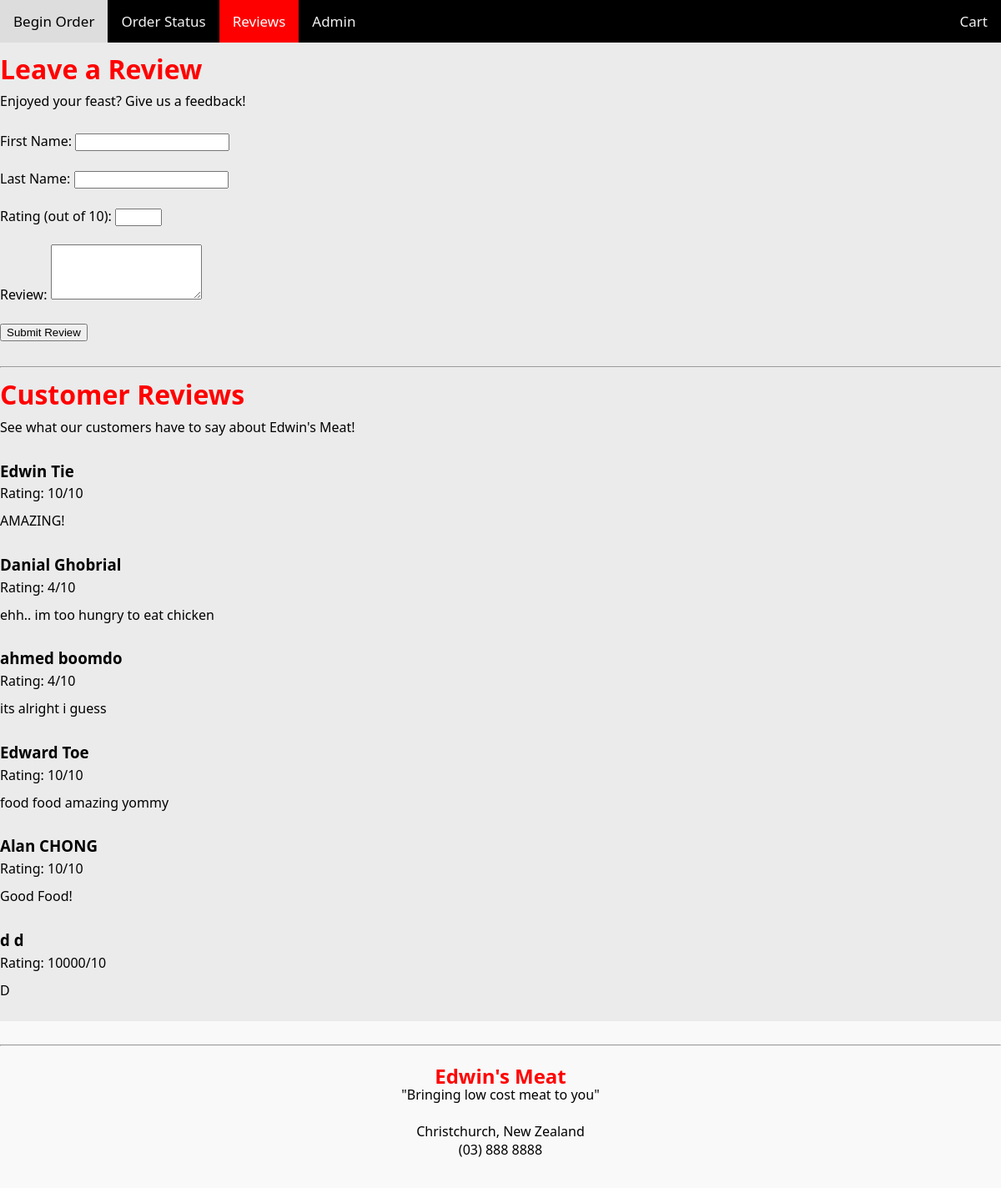
The app's page /reviews, older data.
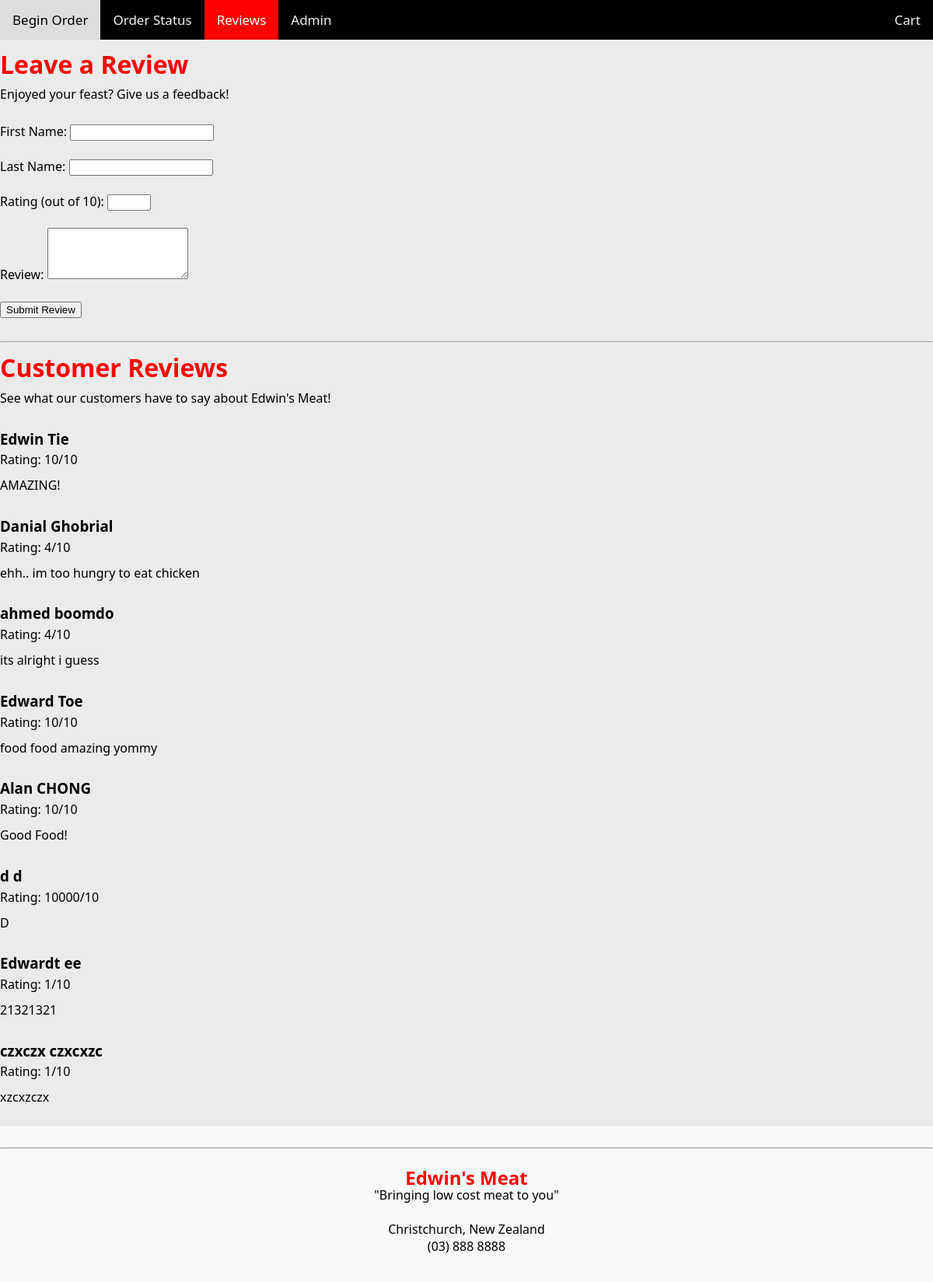
The same page, newer data.
### tables this page shows
CREATE TABLE Reviews (review_id INTEGER PRIMARY KEY AUTOINCREMENT, firstname TEXT, lastname TEXT, ratingmessage TEXT, rating INTEGER);

### routes.py (the view, shortened to what this page needs)
@app.route("/reviews", methods=["GET", "POST"])
def reviews():
    conn, cur = get_db_connection()
    cur.execute('SELECT * FROM Reviews')
    reviews = cur.fetchall()
    return render_template("reviews.html", reviews=reviews)

### routes.py (called while the page is built)
def get_db_connection():
    conn = sqlite3.connect('data.db')
    cur = conn.cursor()
    return conn, cur

### templates/reviews.html
{% extends "layout.html" %}
{% block content %}
<div class="page_wrpr">
    <h1>Leave a Review</h1>
    <p>Enjoyed your feast? Give us a feedback!</p>
    <form action="/reviews" method="POST">
        <label for="firstname">First Name:</label>
        <input type="text" id="firstname" name="firstname" required><br><br>
        <label for="lastname">Last Name:</label>
        <input type="text" id="lastname" name="lastname" required><br><br>
        <label for="rating">Rating (out of 10):</label>
        <input type="number" id="rating" name="rating" min="1" max="10" required><br><br>
        <label for="ratingmessage">Review:</label>
        <textarea id="ratingmessage" name="ratingmessage" rows="4" required></textarea><br><br>
        <input type="submit" value="Submit Review">
    </form>
<br>
    <hr>
    <h1>Customer Reviews</h1>
    <p>See what our customers have to say about Edwin's Meat!</p>
    <div class="reviews-container">
        {% for review in reviews %}
        <div class="review-item">
            <h3>{{ review[1] }} {{ review[2] }}</h3>
            <p>Rating: {{ review[4] }}/10</p>
            <p>{{ review[3] }}</p>
        </div>
    {% endfor %}
    </div>
</div>
{% endblock %}

Row changes from the older to the newer data that the page shows:
added Reviews: firstname "Edwardt", lastname "ee", rating "1", ratingmessage "21321321"
added Reviews: firstname "czxczx", lastname "czxcxzc", rating "1", ratingmessage "xzcxzczx"
